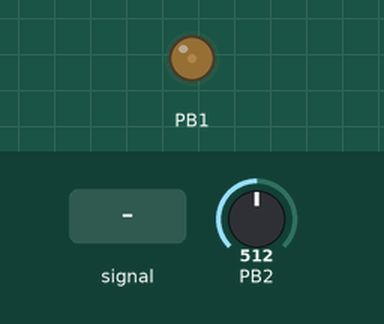
Simulated run of this program. Board: ATtiny85, built with avr-gcc and emulated at 8 MHz. Shown: output pins drawn as LEDs (lit = HIGH). The test bench sets the inputs (shaded band); at power-on: PB2 = 512.

Above: at 1.2 s.
1.3 s: PB2 fed a 1000 Hz sine of ±255 counts around its level
4.3 s: PB2 set to 246
At 4.9 s:
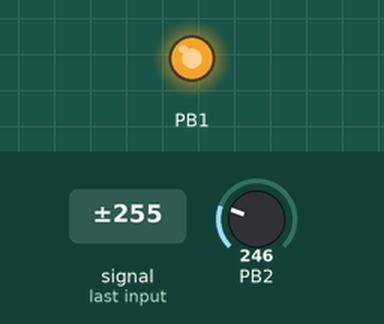
5.8 s: PB2 set to 511
At 6.5 s:
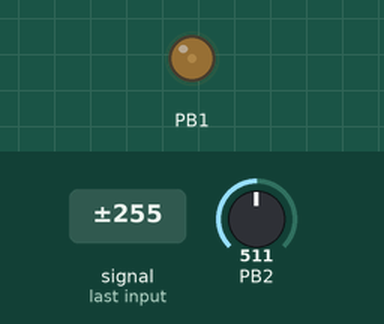
Timing chart, 0 to 8.8 s (numbered marks = the images above; inputs shaded):
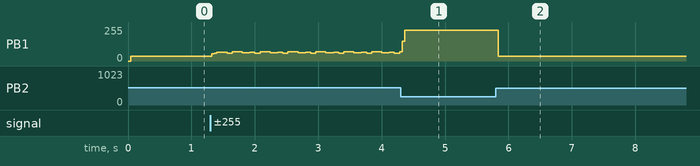

The program:

main.cpp
```cpp
/*
 * TransistorHFEtester.cpp
 *
 * Created: 27.11.2018 22:33:31
 * Author : Pluscrafter
 */


#include <avr/io.h>
#include <avr/interrupt.h>

#ifndef  F_CPU
#define F_CPU 8000000UL
#endif

#include <util/delay.h>
#include <stdint.h>

volatile int DT = 0, CL = 0;

const double Ucc = 5.04;
const double UDiode = 0.8;
const double I1 = 0.000025075;
const double U1 = 0.025074627;
const double U2 = 5.015;
double U3,I2,I3;
float hfe;

ISR(TIMER1_OVF_vect){
	static int rem;
	if(CL == 0) rem = DT;
	if (rem >= 256){
		OCR1A = 255;
		rem -=256;
	}else{
		OCR1A = rem;
		rem = 0;
	}
	CL = (CL + 1) &0x0F;
}
void analogWrite(int value){
	cli();
	DT = value;
	sei();
}

int main(void){

	TCCR1 |= (1<<PWM1A)|(1<<COM1A1)|(1<<CS10);
	TIMSK |= (1<<TOIE1);


    ADMUX = (0<<REFS0)|(0<<REFS1)|(1<<MUX0);
    ADCSRA = (1<<ADEN)|(1<<ADSC)|(1<<ADPS0)|(1<<ADPS1)|(1<<ADPS2);


	DDRB |= (1 << DDB1);
	while(ADCSRA & (1<<ADSC)){
	}

    while (1)
    {
		ADCSRA |= (1<<ADSC);
		while(ADCSRA & (1<<ADSC)){
		}


		U3 = (Ucc/1024)*ADC;
		I2 = (U2-U3)/1000;
		I3 = (U3-UDiode)/100000;
		hfe = I2/I3;

		analogWrite((4096/1000)*hfe);

		//_delay_ms(1000);
    }

	return 0;
}
```

Measured:
- after the input at 5.8 s, PB1: 231/255 → 36/255 at once
